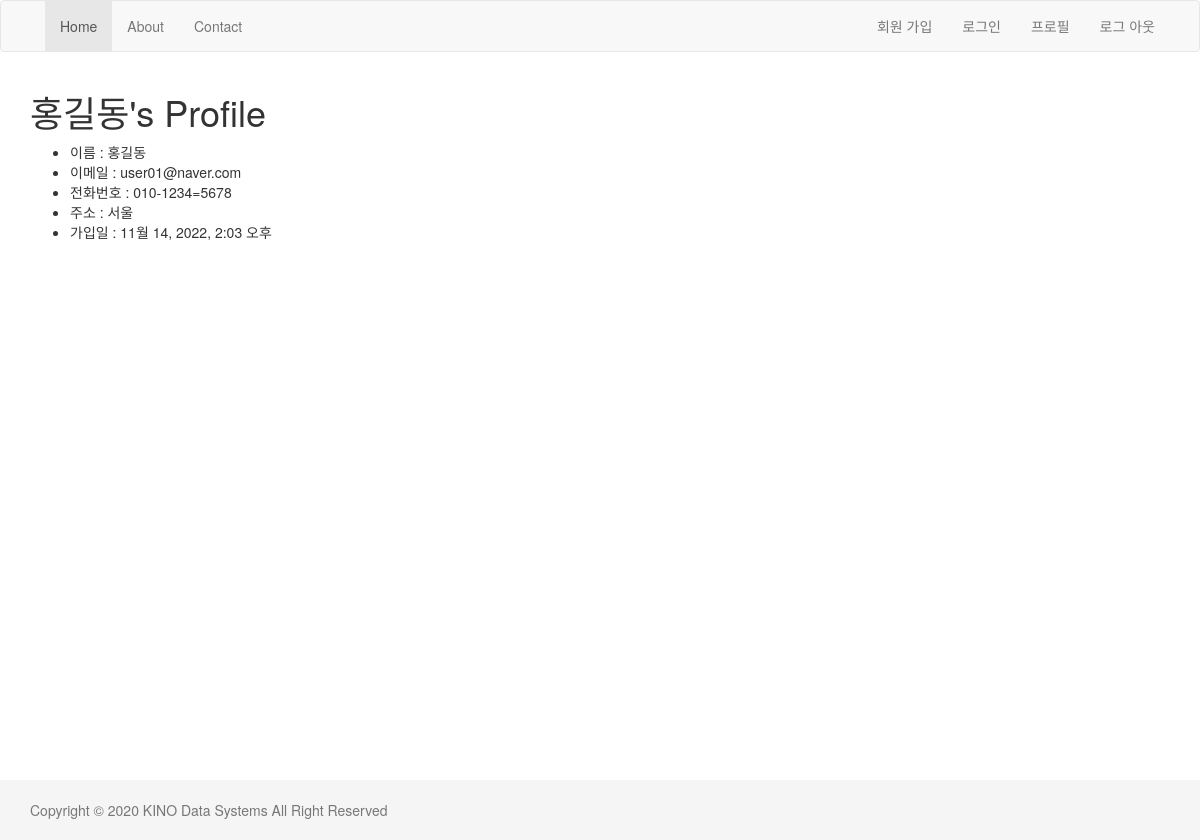
The page /account/profile/ on the database its author committed.
### account/models.py (models this page shows, shortened)
class User(models.Model):
    username = models.CharField('계정',
                            max_length=150,
                            unique=True,
                            help_text='필수. 150자 이하. 문자, 숫자 및 @ /. / + /-/ _ 만 사용',
                            error_messages={
                                'unique': "존재하는 계정입니다",
                            },
                        )
    password = models.CharField('비밀번호', max_length=128)
    name = models.CharField('이름', max_length=150, blank=True)
    email = models.EmailField('이메일', blank=True)
    is_active = models.BooleanField(default=True, help_text='계정을 삭제하는 대신 선택을 해제함')
    date_joined = models.DateTimeField('가입일자', auto_now_add=True)

class Profile(models.Model):
    user = models.OneToOneField(User, on_delete=models.CASCADE)
    phone_number = models.CharField(max_length=20)
    address = models.CharField(max_length=50)

### account/views.py (the view)
# urls.py: path('profile/', views.profile, name='profile'),
def profile(request):
    user = User.objects.get(id=1)
    return render(request, 'account/profile.html', {'user':user})

### account/templates/account/profile.html (shortened to what this page needs)
{% extends "layout.html" %}
{% block content %}
    <h1> {{user.name}}'s Profile </h1>
    <ul>
        <li> 이름 : {{user.name}}</li>
        <li> 이메일 : {{user.email}}</li>
        <li> 전화번호 : {{user.profile.phone_number}}</li>
        <li> 주소 : {{user.profile.address}}</li>
        <li> 가입일 : {{user.date_joined}}</li>
    </ul>
{% endblock %}

### templates/layout.html (style rules this page uses)
html { position: relative; min-height: 100% }
body { margin-bottom: 60px }

### rows shown on the page
User: name "홍길동", email "user01@naver.com", profile.phone_number "010-1234=5678", profile.address "서울", date_joined "11월 14, 2022, 2:03 오후"
